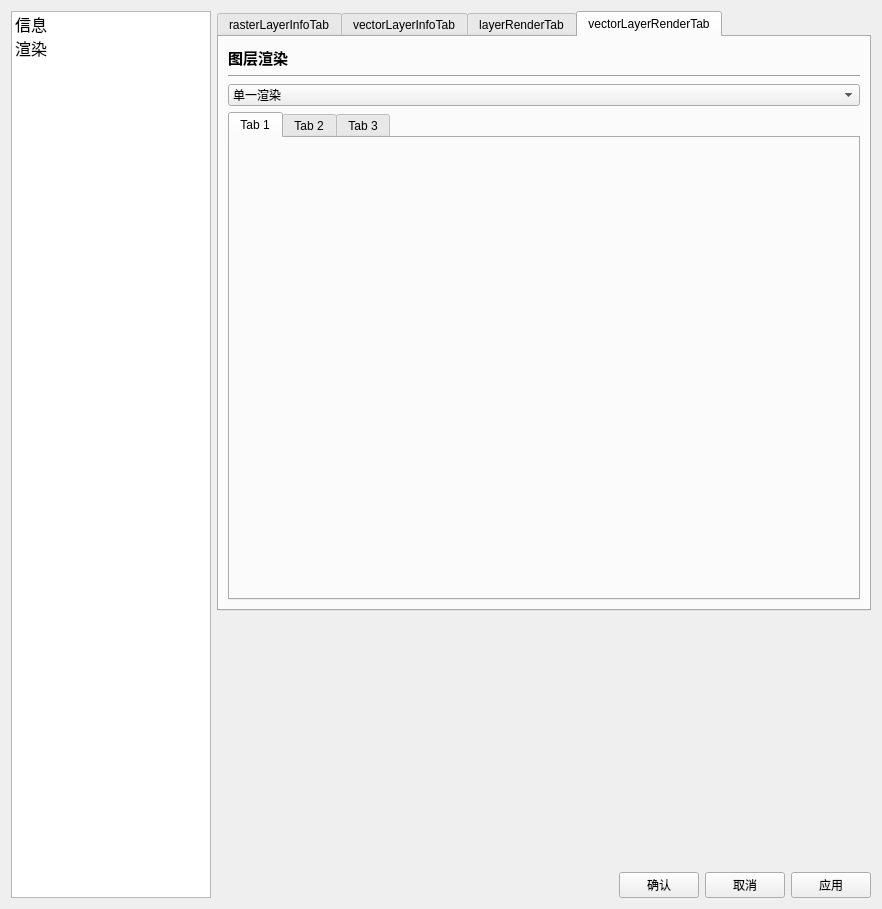
<?xml version="1.0" encoding="UTF-8"?>
<ui version="4.0">
 <class>LayerProp</class>
 <widget class="QWidget" name="LayerProp">
  <property name="geometry">
   <rect>
    <x>0</x>
    <y>0</y>
    <width>882</width>
    <height>909</height>
   </rect>
  </property>
  <property name="minimumSize">
   <size>
    <width>0</width>
    <height>800</height>
   </size>
  </property>
  <property name="windowTitle">
   <string>图层属性</string>
  </property>
  <layout class="QHBoxLayout" name="horizontalLayout_19">
   <item>
    <widget class="QListWidget" name="listWidget">
     <property name="sizePolicy">
      <sizepolicy hsizetype="Preferred" vsizetype="Preferred">
       <horstretch>0</horstretch>
       <verstretch>0</verstretch>
      </sizepolicy>
     </property>
     <property name="minimumSize">
      <size>
       <width>0</width>
       <height>600</height>
      </size>
     </property>
     <property name="maximumSize">
      <size>
       <width>200</width>
       <height>2160</height>
      </size>
     </property>
     <property name="font">
      <font>
       <pointsize>12</pointsize>
      </font>
     </property>
     <item>
      <property name="text">
       <string>信息</string>
      </property>
     </item>
     <item>
      <property name="text">
       <string>渲染</string>
      </property>
     </item>
    </widget>
   </item>
   <item>
    <layout class="QVBoxLayout" name="verticalLayout_7">
     <item>
      <widget class="QTabWidget" name="tabWidget">
       <property name="sizePolicy">
        <sizepolicy hsizetype="Preferred" vsizetype="Preferred">
         <horstretch>0</horstretch>
         <verstretch>0</verstretch>
        </sizepolicy>
       </property>
       <property name="minimumSize">
        <size>
         <width>0</width>
         <height>600</height>
        </size>
       </property>
       <property name="maximumSize">
        <size>
         <width>16777215</width>
         <height>16777215</height>
        </size>
       </property>
       <property name="currentIndex">
        <number>3</number>
       </property>
       <widget class="QWidget" name="rasterLayerInfoTab">
        <attribute name="title">
         <string>rasterLayerInfoTab</string>
        </attribute>
        <layout class="QVBoxLayout" name="verticalLayout">
         <item>
          <widget class="QLabel" name="label">
           <property name="font">
            <font>
             <family>Adobe Devanagari</family>
             <pointsize>11</pointsize>
             <weight>75</weight>
             <bold>true</bold>
            </font>
           </property>
           <property name="text">
            <string>常规信息</string>
           </property>
          </widget>
         </item>
         <item>
          <widget class="Line" name="line">
           <property name="orientation">
            <enum>Qt::Horizontal</enum>
           </property>
          </widget>
         </item>
         <item>
          <layout class="QHBoxLayout" name="horizontalLayout">
           <item>
            <widget class="QLabel" name="label_3">
             <property name="maximumSize">
              <size>
               <width>100</width>
               <height>16777215</height>
              </size>
             </property>
             <property name="text">
              <string>名称</string>
             </property>
            </widget>
           </item>
           <item>
            <widget class="QLabel" name="rasterNameLabel">
             <property name="text">
              <string>TextLabel</string>
             </property>
            </widget>
           </item>
          </layout>
         </item>
         <item>
          <layout class="QHBoxLayout" name="horizontalLayout_2">
           <item>
            <widget class="QLabel" name="label_5">
             <property name="maximumSize">
              <size>
               <width>100</width>
               <height>16777215</height>
              </size>
             </property>
             <property name="text">
              <string>路径</string>
             </property>
            </widget>
           </item>
           <item>
            <widget class="QLabel" name="rasterSourceLabel">
             <property name="text">
              <string>TextLabel</string>
             </property>
            </widget>
           </item>
          </layout>
         </item>
         <item>
          <layout class="QHBoxLayout" name="horizontalLayout_3">
           <item>
            <widget class="QLabel" name="label_7">
             <property name="maximumSize">
              <size>
               <width>100</width>
               <height>16777215</height>
              </size>
             </property>
             <property name="text">
              <string>大小合计</string>
             </property>
            </widget>
           </item>
           <item>
            <widget class="QLabel" name="rasterMemoryLabel">
             <property name="text">
              <string>TextLabel</string>
             </property>
            </widget>
           </item>
          </layout>
         </item>
         <item>
          <widget class="QLabel" name="label_9">
           <property name="font">
            <font>
             <family>Adobe Devanagari</family>
             <pointsize>11</pointsize>
             <weight>75</weight>
             <bold>true</bold>
            </font>
           </property>
           <property name="text">
            <string>栅格信息</string>
           </property>
          </widget>
         </item>
         <item>
          <widget class="Line" name="line_3">
           <property name="orientation">
            <enum>Qt::Horizontal</enum>
           </property>
          </widget>
         </item>
         <item>
          <layout class="QHBoxLayout" name="horizontalLayout_4">
           <item>
            <widget class="QLabel" name="label_10">
             <property name="maximumSize">
              <size>
               <width>100</width>
               <height>16777215</height>
              </size>
             </property>
             <property name="text">
              <string>范围</string>
             </property>
            </widget>
           </item>
           <item>
            <widget class="QLabel" name="rasterExtentLabel">
             <property name="text">
              <string>TextLabel</string>
             </property>
            </widget>
           </item>
          </layout>
         </item>
         <item>
          <layout class="QHBoxLayout" name="horizontalLayout_5">
           <item>
            <widget class="QLabel" name="label_12">
             <property name="maximumSize">
              <size>
               <width>100</width>
               <height>16777215</height>
              </size>
             </property>
             <property name="text">
              <string>宽度</string>
             </property>
            </widget>
           </item>
           <item>
            <widget class="QLabel" name="rasterWidthLabel">
             <property name="text">
              <string>TextLabel</string>
             </property>
            </widget>
           </item>
          </layout>
         </item>
         <item>
          <layout class="QHBoxLayout" name="horizontalLayout_6">
           <item>
            <widget class="QLabel" name="label_14">
             <property name="maximumSize">
              <size>
               <width>100</width>
               <height>16777215</height>
              </size>
             </property>
             <property name="text">
              <string>高度</string>
             </property>
            </widget>
           </item>
           <item>
            <widget class="QLabel" name="rasterHeightLabel">
             <property name="text">
              <string>TextLabel</string>
             </property>
            </widget>
           </item>
          </layout>
         </item>
         <item>
          <layout class="QHBoxLayout" name="horizontalLayout_7">
           <item>
            <widget class="QLabel" name="label_16">
             <property name="maximumSize">
              <size>
               <width>100</width>
               <height>16777215</height>
              </size>
             </property>
             <property name="text">
              <string>数据类型</string>
             </property>
            </widget>
           </item>
           <item>
            <widget class="QLabel" name="rasterDataTypeLabel">
             <property name="text">
              <string>TextLabel</string>
             </property>
            </widget>
           </item>
          </layout>
         </item>
         <item>
          <layout class="QHBoxLayout" name="horizontalLayout_8">
           <item>
            <widget class="QLabel" name="label_18">
             <property name="maximumSize">
              <size>
               <width>100</width>
               <height>16777215</height>
              </size>
             </property>
             <property name="text">
              <string>波段数量</string>
             </property>
            </widget>
           </item>
           <item>
            <widget class="QLabel" name="rasterBandNumLabel">
             <property name="text">
              <string>TextLabel</string>
             </property>
            </widget>
           </item>
          </layout>
         </item>
         <item>
          <layout class="QHBoxLayout" name="horizontalLayout_9">
           <item>
            <widget class="QLabel" name="label_20">
             <property name="maximumSize">
              <size>
               <width>100</width>
               <height>16777215</height>
              </size>
             </property>
             <property name="text">
              <string>坐标系</string>
             </property>
            </widget>
           </item>
           <item>
            <widget class="QLabel" name="rasterCrsLabel">
             <property name="text">
              <string>TextLabel</string>
             </property>
            </widget>
           </item>
          </layout>
         </item>
        </layout>
       </widget>
       <widget class="QWidget" name="vectorLayerInfoTab">
        <attribute name="title">
         <string>vectorLayerInfoTab</string>
        </attribute>
        <layout class="QVBoxLayout" name="verticalLayout_4">
         <item>
          <widget class="QLabel" name="label_26">
           <property name="font">
            <font>
             <family>Adobe Devanagari</family>
             <pointsize>11</pointsize>
             <weight>75</weight>
             <bold>true</bold>
            </font>
           </property>
           <property name="text">
            <string>常规信息</string>
           </property>
          </widget>
         </item>
         <item>
          <widget class="Line" name="line_6">
           <property name="orientation">
            <enum>Qt::Horizontal</enum>
           </property>
          </widget>
         </item>
         <item>
          <layout class="QHBoxLayout" name="horizontalLayout_21">
           <item>
            <widget class="QLabel" name="label_25">
             <property name="maximumSize">
              <size>
               <width>100</width>
               <height>16777215</height>
              </size>
             </property>
             <property name="text">
              <string>名称</string>
             </property>
            </widget>
           </item>
           <item>
            <widget class="QLabel" name="vectorNameLabel">
             <property name="text">
              <string>TextLabel</string>
             </property>
            </widget>
           </item>
          </layout>
         </item>
         <item>
          <layout class="QHBoxLayout" name="horizontalLayout_27">
           <item>
            <widget class="QLabel" name="label_32">
             <property name="maximumSize">
              <size>
               <width>100</width>
               <height>16777215</height>
              </size>
             </property>
             <property name="text">
              <string>路径</string>
             </property>
            </widget>
           </item>
           <item>
            <widget class="QLabel" name="vectorSourceLabel">
             <property name="text">
              <string>TextLabel</string>
             </property>
            </widget>
           </item>
          </layout>
         </item>
         <item>
          <layout class="QHBoxLayout" name="horizontalLayout_25">
           <item>
            <widget class="QLabel" name="label_30">
             <property name="maximumSize">
              <size>
               <width>100</width>
               <height>16777215</height>
              </size>
             </property>
             <property name="text">
              <string>大小合计</string>
             </property>
            </widget>
           </item>
           <item>
            <widget class="QLabel" name="vectorMemoryLabel">
             <property name="text">
              <string>TextLabel</string>
             </property>
            </widget>
           </item>
          </layout>
         </item>
         <item>
          <widget class="QLabel" name="label_34">
           <property name="font">
            <font>
             <family>Adobe Devanagari</family>
             <pointsize>11</pointsize>
             <weight>75</weight>
             <bold>true</bold>
            </font>
           </property>
           <property name="text">
            <string>矢量信息</string>
           </property>
          </widget>
         </item>
         <item>
          <widget class="Line" name="line_5">
           <property name="orientation">
            <enum>Qt::Horizontal</enum>
           </property>
          </widget>
         </item>
         <item>
          <layout class="QHBoxLayout" name="horizontalLayout_22">
           <item>
            <widget class="QLabel" name="label_27">
             <property name="maximumSize">
              <size>
               <width>100</width>
               <height>16777215</height>
              </size>
             </property>
             <property name="text">
              <string>范围</string>
             </property>
            </widget>
           </item>
           <item>
            <widget class="QLabel" name="vectorExtentLabel">
             <property name="text">
              <string>TextLabel</string>
             </property>
            </widget>
           </item>
          </layout>
         </item>
         <item>
          <layout class="QHBoxLayout" name="horizontalLayout_28">
           <item>
            <widget class="QLabel" name="label_33">
             <property name="maximumSize">
              <size>
               <width>100</width>
               <height>16777215</height>
              </size>
             </property>
             <property name="text">
              <string>几何图形</string>
             </property>
            </widget>
           </item>
           <item>
            <widget class="QLabel" name="vectorGeoTypeLabel">
             <property name="text">
              <string>TextLabel</string>
             </property>
            </widget>
           </item>
          </layout>
         </item>
         <item>
          <layout class="QHBoxLayout" name="horizontalLayout_26">
           <item>
            <widget class="QLabel" name="label_31">
             <property name="maximumSize">
              <size>
               <width>100</width>
               <height>16777215</height>
              </size>
             </property>
             <property name="text">
              <string>要素总数</string>
             </property>
            </widget>
           </item>
           <item>
            <widget class="QLabel" name="vectorFeatureNumLabel">
             <property name="text">
              <string>TextLabel</string>
             </property>
            </widget>
           </item>
          </layout>
         </item>
         <item>
          <layout class="QHBoxLayout" name="horizontalLayout_29">
           <item>
            <widget class="QLabel" name="label_35">
             <property name="maximumSize">
              <size>
               <width>100</width>
               <height>16777215</height>
              </size>
             </property>
             <property name="text">
              <string>编码</string>
             </property>
            </widget>
           </item>
           <item>
            <widget class="QLabel" name="vectorEncodingLabel">
             <property name="text">
              <string>TextLabel</string>
             </property>
            </widget>
           </item>
          </layout>
         </item>
         <item>
          <layout class="QHBoxLayout" name="horizontalLayout_23">
           <item>
            <widget class="QLabel" name="label_28">
             <property name="maximumSize">
              <size>
               <width>100</width>
               <height>16777215</height>
              </size>
             </property>
             <property name="text">
              <string>坐标系</string>
             </property>
            </widget>
           </item>
           <item>
            <widget class="QLabel" name="vectorCrsLabel">
             <property name="text">
              <string>TextLabel</string>
             </property>
            </widget>
           </item>
          </layout>
         </item>
         <item>
          <layout class="QHBoxLayout" name="horizontalLayout_24">
           <item>
            <widget class="QLabel" name="label_29">
             <property name="maximumSize">
              <size>
               <width>100</width>
               <height>16777215</height>
              </size>
             </property>
             <property name="text">
              <string>数据源</string>
             </property>
            </widget>
           </item>
           <item>
            <widget class="QLabel" name="vectorDpLabel">
             <property name="text">
              <string>TextLabel</string>
             </property>
            </widget>
           </item>
          </layout>
         </item>
        </layout>
       </widget>
       <widget class="QWidget" name="rasterLayerRenderTab">
        <attribute name="title">
         <string>layerRenderTab</string>
        </attribute>
        <layout class="QVBoxLayout" name="verticalLayout_3">
         <item>
          <widget class="QLabel" name="label_2">
           <property name="font">
            <font>
             <pointsize>11</pointsize>
             <weight>75</weight>
             <bold>true</bold>
            </font>
           </property>
           <property name="text">
            <string>图层渲染</string>
           </property>
          </widget>
         </item>
         <item>
          <widget class="Line" name="line_4">
           <property name="orientation">
            <enum>Qt::Horizontal</enum>
           </property>
          </widget>
         </item>
         <item>
          <layout class="QVBoxLayout" name="layerRenderLayout"/>
         </item>
        </layout>
       </widget>
       <widget class="QWidget" name="vectorLayerRenderTab">
        <attribute name="title">
         <string>vectorLayerRenderTab</string>
        </attribute>
        <layout class="QVBoxLayout" name="verticalLayout_5">
         <item>
          <widget class="QLabel" name="label_36">
           <property name="maximumSize">
            <size>
             <width>16777215</width>
             <height>200</height>
            </size>
           </property>
           <property name="font">
            <font>
             <pointsize>11</pointsize>
             <weight>75</weight>
             <bold>true</bold>
            </font>
           </property>
           <property name="text">
            <string>图层渲染</string>
           </property>
          </widget>
         </item>
         <item>
          <widget class="Line" name="line_7">
           <property name="orientation">
            <enum>Qt::Horizontal</enum>
           </property>
          </widget>
         </item>
         <item>
          <layout class="QVBoxLayout" name="layerRenderLayout_2">
           <item>
            <widget class="QComboBox" name="vecterRenderCB">
             <item>
              <property name="text">
               <string>单一渲染</string>
              </property>
             </item>
             <item>
              <property name="text">
               <string>分类渲染</string>
              </property>
             </item>
             <item>
              <property name="text">
               <string>分级渲染</string>
              </property>
             </item>
            </widget>
           </item>
           <item>
            <widget class="QTabWidget" name="comboTabWidget">
             <property name="currentIndex">
              <number>0</number>
             </property>
             <widget class="QWidget" name="singleRender">
              <attribute name="title">
               <string>Tab 1</string>
              </attribute>
              <layout class="QVBoxLayout" name="verticalLayout_8">
               <item>
                <layout class="QVBoxLayout" name="singleRenderLayout"/>
               </item>
              </layout>
             </widget>
             <widget class="QWidget" name="categoryRender">
              <attribute name="title">
               <string>Tab 2</string>
              </attribute>
              <layout class="QVBoxLayout" name="verticalLayout_6">
               <item>
                <layout class="QVBoxLayout" name="cateRenderLayout"/>
               </item>
              </layout>
             </widget>
             <widget class="QWidget" name="graduatedRender">
              <attribute name="title">
               <string>Tab 3</string>
              </attribute>
              <layout class="QVBoxLayout" name="verticalLayout_2">
               <item>
                <layout class="QVBoxLayout" name="graduatedRenderLayout"/>
               </item>
              </layout>
             </widget>
            </widget>
           </item>
          </layout>
         </item>
        </layout>
       </widget>
      </widget>
     </item>
     <item>
      <layout class="QHBoxLayout" name="horizontalLayout_20">
       <property name="sizeConstraint">
        <enum>QLayout::SetFixedSize</enum>
       </property>
       <item>
        <spacer name="horizontalSpacer">
         <property name="orientation">
          <enum>Qt::Horizontal</enum>
         </property>
         <property name="sizeHint" stdset="0">
          <size>
           <width>40</width>
           <height>20</height>
          </size>
         </property>
        </spacer>
       </item>
       <item alignment="Qt::AlignBottom">
        <widget class="QPushButton" name="okPb">
         <property name="sizePolicy">
          <sizepolicy hsizetype="Minimum" vsizetype="Fixed">
           <horstretch>0</horstretch>
           <verstretch>0</verstretch>
          </sizepolicy>
         </property>
         <property name="contextMenuPolicy">
          <enum>Qt::DefaultContextMenu</enum>
         </property>
         <property name="text">
          <string>确认</string>
         </property>
        </widget>
       </item>
       <item alignment="Qt::AlignBottom">
        <widget class="QPushButton" name="cancelPb">
         <property name="text">
          <string>取消</string>
         </property>
        </widget>
       </item>
       <item alignment="Qt::AlignBottom">
        <widget class="QPushButton" name="applyPb">
         <property name="text">
          <string>应用</string>
         </property>
        </widget>
       </item>
      </layout>
     </item>
    </layout>
   </item>
  </layout>
 </widget>
 <resources>
  <include location="../resource/rc.qrc"/>
 </resources>
 <connections/>
</ui>
